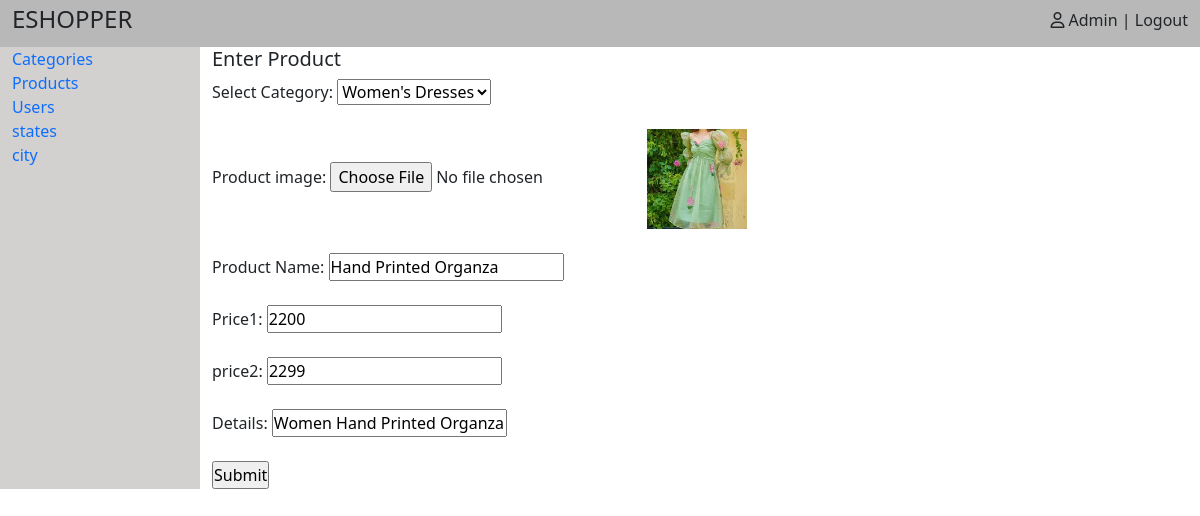
Screenshot of /back_end/product_edit.php?id=4 with the database file from the repository.
### tables this page shows
CREATE TABLE IF NOT EXISTS `products` (
  `id` int NOT NULL AUTO_INCREMENT,
  `category_id` int DEFAULT NULL,
  `image` text NOT NULL,
  `name` varchar(70) NOT NULL,
  `price1` varchar(60) NOT NULL,
  `price2` varchar(60) NOT NULL,
  `details` varchar(70) NOT NULL,
  PRIMARY KEY (`id`)
) AUTO_INCREMENT=34;

CREATE TABLE IF NOT EXISTS `categories` (
  `cat_id` int NOT NULL AUTO_INCREMENT,
  `cat_name` varchar(70) NOT NULL,
  `cat_image` text NOT NULL,
  `cat_status` enum('active','inactive') NOT NULL,
  PRIMARY KEY (`cat_id`)
) AUTO_INCREMENT=24;

### back_end/product_edit.php (the view, shortened to what this page needs)
<?php
include("admin.php");
$id = $_GET['id'];
$category = "SELECT cat_id ,cat_name from categories";
$categoryresult = mysqli_query($con, $category);
$productQuery = "SELECT * from products WHERE id=$id";
$productResult = mysqli_query($con, $productQuery);
$product = mysqli_fetch_assoc($productResult);
?>
<!DOCTYPE html>
<html lang="en">
<head>
</head>
<body>
    <div class="col-lg-10">
        <h5>Enter Product</h5>
        <form action="" method="post" enctype="multipart/form-data">
            <div>
                Select Category:
                <select name="category_id"  id="">
                    <?php
                    if (mysqli_num_rows($categoryresult) > 0) {
                        while ($category = mysqli_fetch_assoc($categoryresult)) {
                    ?>
                            <option value="<?php echo $category['cat_id'] ?>" <?php echo $category['cat_id'] == $product['category_id'] ? "selected" : "" ?>><?php echo $category['cat_name'] ?></option>
                    <?php
                        }
                    }
                    ?>
                </select>
            </div>
            <br>
            <div>
                Product image:
                <input type="file" name="image">
                <span><img src="uploads/<?php echo $product['image'] ?>" alt="" height="100" width="100"></span>
            </div>
            <br>
            <div>
                Product Name:
                <input type="text" name="name" value="<?php echo $product['name'] ?>">
            </div>
            <br>
            <div>
                Price1:
                <input type="text" name="price1" value="<?php echo $product['price1'] ?>">
            </div>
            <br>
            <div>
                price2:
                <input type="text" name="price2" value="<?php echo $product['price2'] ?>">
            </div>
            <div>
                <br>
                Details:
                <input type="text" name="details" value="<?php echo $product['details'] ?>">
            </div>
            <br>
            <input type="submit" name="submit">
        </form>
    </div>
</body>
</html>

### back_end/admin.php (style rules this page uses)
* { margin: 0; padding: 0; box-sizing: border-box; }

### rows the page displays
products: category_id "Women's Dresses", image (picture), name "Hand Printed Organza", price1 "2200", price2 "2299", details "Women Hand Printed Organza"
